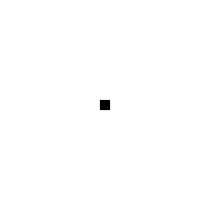
Frame 1 (no input)
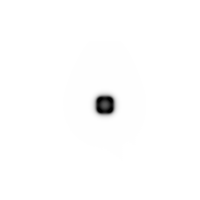
Frame 60 (no input)
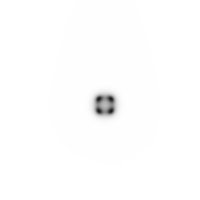
Frame 120 (the mouse pressed at the canvas centre since frame 60)

The p5.js sketch that drew these frames (run headless with seeded random() and noise() and a simulated clock; from frame 60 on, the mouse is pressed at the canvas centre):

// p5.js sketch
// ── sketch.js
// Daniel Shiffman
// http://codingtra.in
// http://patreon.com/codingtrain
// Code for this video: https://youtu.be/BV9ny785UNc

// Written entirely based on
// http://www.karlsims.com/rd.html

// Also, for reference
// http://hg.postspectacular.com/toxiclibs/src/44d9932dbc9f9c69a170643e2d459f449562b750/src.sim/toxi/sim/grayscott/GrayScott.java?at=default

var grid;
var next;

var dA = 0.6;
var dB = 0.3;
var feed = 0.025;
var k = 0.062;

function setup() {
  createCanvas(200, 200);
  pixelDensity(1);
  grid = [];
  next = [];
  for (var x = 0; x < width; x++) {
    grid[x] = [];
    next[x] = [];
    for (var y = 0; y < height; y++) {
      grid[x][y] = {
        a: 1,
        b: 0
      };
      next[x][y] = {
        a: 1,
        b: 0
      };
    }
  }

  for (var i = 100; i < 110; i++) {
    for (var j = 100; j < 110; j++) {
      grid[i][j].b = 1;
    }
  }

}

function draw() {
  background(51);

  for (var x = 1; x < width - 1; x++) {
    for (var y = 1; y < height - 1; y++) {
      var a = grid[x][y].a;
      var b = grid[x][y].b;
      next[x][y].a = a +
        (dA * laplaceA(x, y)) -
        (a * b * b) +
        (feed * (1 - a));
      next[x][y].b = b +
        (dB * laplaceB(x, y)) +
        (a * b * b) -
        ((k + feed) * b);

      next[x][y].a = constrain(next[x][y].a, 0, 1);
      next[x][y].b = constrain(next[x][y].b, 0, 1);
    }
  }


  loadPixels();
  for (var x = 0; x < width; x++) {
    for (var y = 0; y < height; y++) {
      var pix = (x + y * width) * 4;
      var a = next[x][y].a;
      var b = next[x][y].b;
      var c = floor((a - b) * 255);
      c = constrain(c, 0, 255);
      pixels[pix + 0] = c;
      pixels[pix + 1] = c;
      pixels[pix + 2] = c;
      pixels[pix + 3] = 255;
    }
  }
  updatePixels();


  swap();


}


function laplaceA(x, y) {
  var sumA = 0;
  sumA += grid[x][y].a * -1;
  sumA += grid[x - 1][y].a * 0.2;
  sumA += grid[x + 1][y].a * 0.2;
  sumA += grid[x][y + 1].a * 0.2;
  sumA += grid[x][y - 1].a * 0.2;
  sumA += grid[x - 1][y - 1].a * 0.05;
  sumA += grid[x + 1][y - 1].a * 0.05;
  sumA += grid[x + 1][y + 1].a * 0.05;
  sumA += grid[x - 1][y + 1].a * 0.05;
  return sumA;
}

function laplaceB(x, y) {
  var sumB = 0;
  sumB += grid[x][y].b * -1;
  sumB += grid[x - 1][y].b * 0.2;
  sumB += grid[x + 1][y].b * 0.2;
  sumB += grid[x][y + 1].b * 0.2;
  sumB += grid[x][y - 1].b * 0.2;
  sumB += grid[x - 1][y - 1].b * 0.05;
  sumB += grid[x + 1][y - 1].b * 0.05;
  sumB += grid[x + 1][y + 1].b * 0.05;
  sumB += grid[x - 1][y + 1].b * 0.05;
  return sumB;
}



function swap() {
  var temp = grid;
  grid = next;
  next = temp;
}
